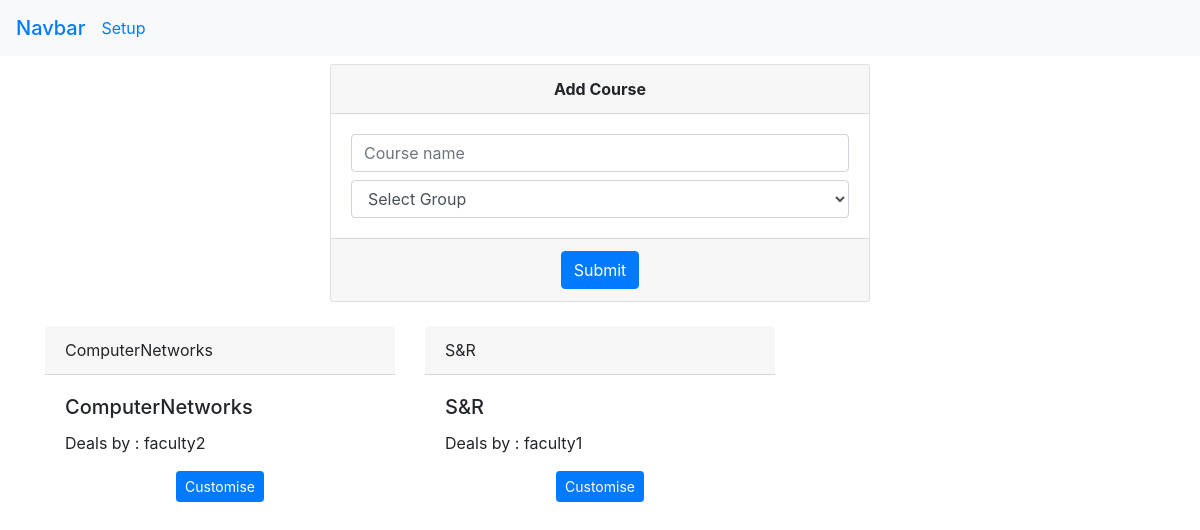
Before: /SuperAdmin/customizeCourse/ with the older database file.
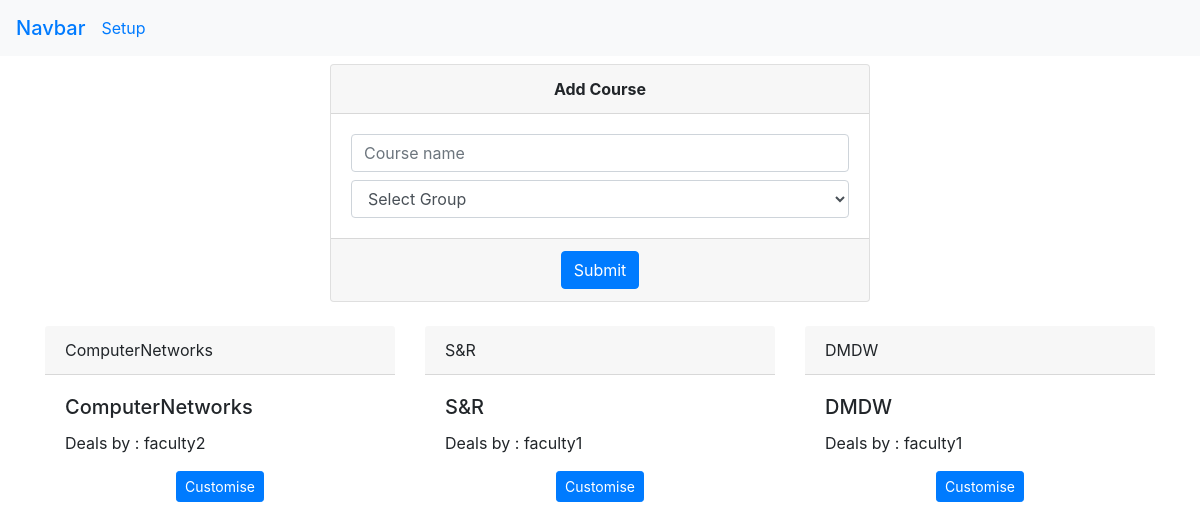
After: the same page with the newer database file.
### SuperAdmin/models.py (models this page shows, shortened)
class Course(models.Model):
      courseName = models.CharField(max_length=100)
      group = models.ForeignKey(Group,on_delete=models.CASCADE)
      class Meta:
        unique_together = (('courseName','group'))

class FacultyDealsWith(models.Model):
      courseid = models.ForeignKey(Course,on_delete=models.CASCADE)
      faculty = models.ForeignKey(NewUser,on_delete = models.CASCADE)

### App/models.py (models this page shows, shortened)
class NewUser(AbstractBaseUser,PermissionsMixin):
    username = None
    email = models.EmailField(gettext_lazy("email address"),unique=True)
    roll = models.CharField(max_length=10,unique=True)
    name = models.CharField(max_length=200,blank=True)
    mobile = models.CharField(max_length=12,blank=True)
    isStudent = models.BooleanField(default = False)
    isFaculty = models.BooleanField(default=False)
    isAdmin = models.BooleanField(default=False)
    is_staff = models.BooleanField(default=False)
    is_active = models.BooleanField(default=True)
    start_date = models.DateField(default=timezone.now)
    avatar = models.ImageField(upload_to=get_avataar_path, blank=True)
    batch =  models.ForeignKey(Batch,on_delete=models.CASCADE,blank=True,null=True)
    objects = CustomAccountManager()
    USERNAME_FIELD = "email"
    REQUIRED_FIELDS = ['roll','name']

### SuperAdmin/views.py (the view, shortened to what this page needs)
# urls.py: path("customizeCourse/",views.customizeCourse,name="customizeCourse")
def customizeCourse(request):
    courses = Course.objects.all()
    groups = Group.objects.all()
    return render(request,"SuperAdmin/customizecourse.html",{"courses":courses,"groups":groups})

### SuperAdmin/templatetags/superadminCustomtags.py (called while the page is built)
@register.simple_tag
def getFaculty(course):
      faculty = FacultyDealsWith.objects.filter(courseid = course)
      if(len(faculty)>0):
            return faculty[0]
      else:
            return None

### SuperAdmin/templates/SuperAdmin/customizecourse.html (shortened to what this page needs)
{% load superadminCustomtags %}
<!doctype html>
<html lang="en">
  <head>
    <link rel="stylesheet" href="https://cdn.jsdelivr.net/npm/bootstrap@4.6.1/dist/css/bootstrap.min.css">
  </head>
  <body>
      <nav class="navbar navbar-light bg-light mb-2">
            <span class="navbar-brand mb-0 h1"><a href="{% url 'SuperAdmin:dashboard' %}">Navbar</a></span>
            <span class="mr-auto"><a href="{% url 'SuperAdmin:setup' %}">Setup</a></span>
      </nav>
      <div class="container">
            <div class="row">
                <div class="col-lg-3">
                </div>
                <div class="col-lg-6">
                    <div class="card">
                        <div class="card-header d-flex alignitemsceter justify-content-center">
                            <b>Add Course</b>
                        </div>
                        <form method="POST">
                            <div class="card-body">
                                    <div class="row">
                                        <div class="col">
                                            <input  type="text box" class="form-control mb-2" name="course" placeholder="Course name" required />
                                            <select class="form-control" name="group" required>
                                                <option selected disabled> Select Group </option>
                                            </select>
                                        </div>
                                    </div>
                            </div>
                            <div class="card-footer d-flex align-items-center justify-content-center">
                                <button type="submit" class="btn btn-primary">Submit</button>
                            </div>
                        </form>
                    </div>
            </div>
                  <br>
              <div class="container mt-4" >
              <div class="course-box row">
                  {% for course in courses %}
                  <div class="col-sm-6 col-lg-4 col-xs-12">
                      <div class="cards">
                          <div class="card1">
                          <div class="card-header">{{course.courseName}}</div>
                          <div class="card-body">
                              {% getFaculty course.id as f %}
                              <h5 class="card-title">{{course.courseName}}</h5>
                              {% if f %}
                              <p class="card-text">Deals by : {{f.faculty.name}} </p>
                              <center>
                              <button class="btn btn-primary btn-sm" data-toggle="modal"
                                  data-target="#staticBackdrop{{course.id}}">Customise</button></center>
                              {% else %}
                              <center>
                              <button class="btn btn-primary btn-sm" data-toggle="modal" data-target="#staticBackdrop1{{course.id}}">Add
                                  Faculty</button></center>
                              {% endif %}
                          </div>
                          </div>
                                    {% getFaculty course.id as f %}
                      </div>
                  </div>
                  {% endfor %}
              </div>
              </div>
      </div>
  </body>
</html>

Changed rows visible on the page:
added Course: courseName "DMDW"
added FacultyDealsWith: faculty.name "faculty1"
